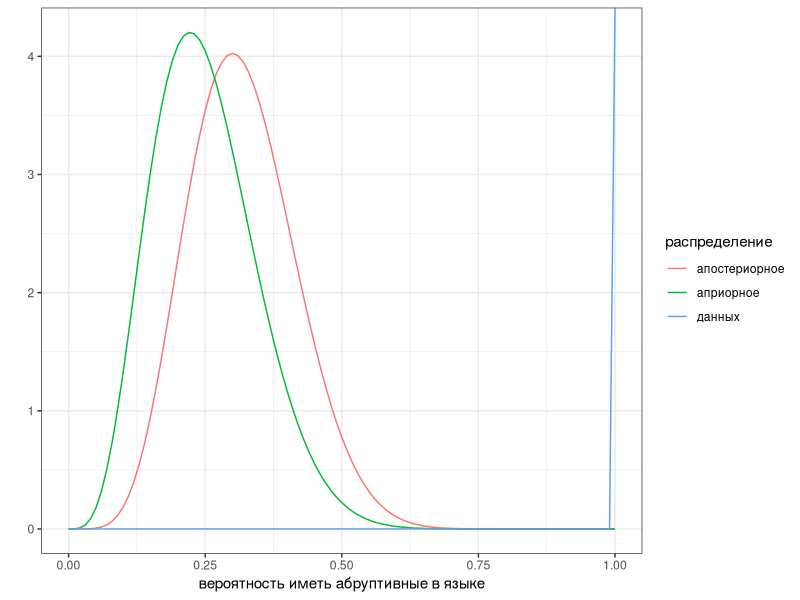
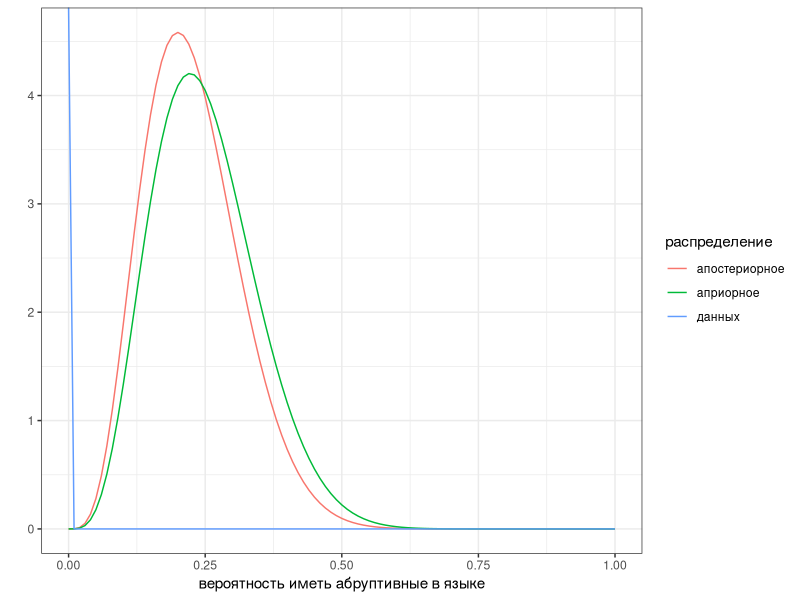
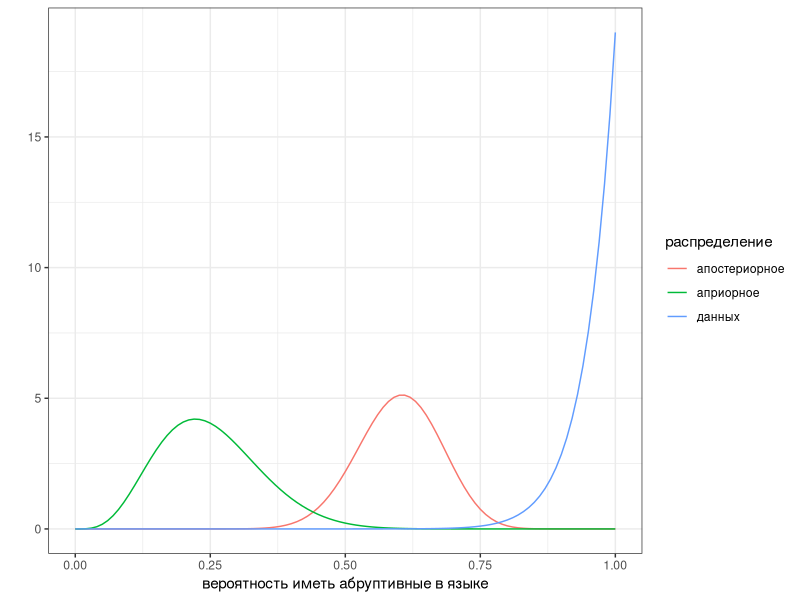

Write the R code that produced these figures, in order.
## ---- chunk 1
knitr::opts_chunk$set(echo = FALSE, message = FALSE, error = FALSE)
library(tidyverse)
theme_set(theme_bw())
## ---- chunk 2
alpha <- 2
beta <- 0
data_frame(x = rep(seq(0, 1, 0.01), 3),
           d = c(dbeta(seq(0, 1, 0.01), alpha, beta),
                 dbeta(seq(0, 1, 0.01), 5, 15),
                 dbeta(seq(0, 1, 0.01), alpha+5, beta+15)),
           распределение = rep(c("данных", "априорное", "апостериорное"), each = 101)) %>% 
  ggplot(aes(x = x, y = d, color = распределение))+
  geom_line() + 
  labs(x = "вероятность иметь абруптивные в языке", y = "")
## ---- chunk 3
alpha <- 0
beta <- 2
data_frame(x = rep(seq(0, 1, 0.01), 3),
           d = c(dbeta(seq(0, 1, 0.01), alpha, beta),
                 dbeta(seq(0, 1, 0.01), 5, 15),
                 dbeta(seq(0, 1, 0.01), alpha+5, beta+15)),
           распределение = rep(c("данных", "априорное", "апостериорное"), each = 101)) %>% 
  ggplot(aes(x = x, y = d, color = распределение))+
  geom_line() + 
  labs(x = "вероятность иметь абруптивные в языке", y = "")
## ---- chunk 4
alpha <- 19
beta <- 1
data_frame(x = rep(seq(0, 1, 0.01), 3),
           d = c(dbeta(seq(0, 1, 0.01), alpha, beta),
                 dbeta(seq(0, 1, 0.01), 5, 15),
                 dbeta(seq(0, 1, 0.01), alpha+5, beta+15)),
           распределение = rep(c("данных", "априорное", "апостериорное"), each = 101)) %>% 
  ggplot(aes(x = x, y = d, color = распределение))+
  geom_line() + 
  labs(x = "вероятность иметь абруптивные в языке", y = "")
